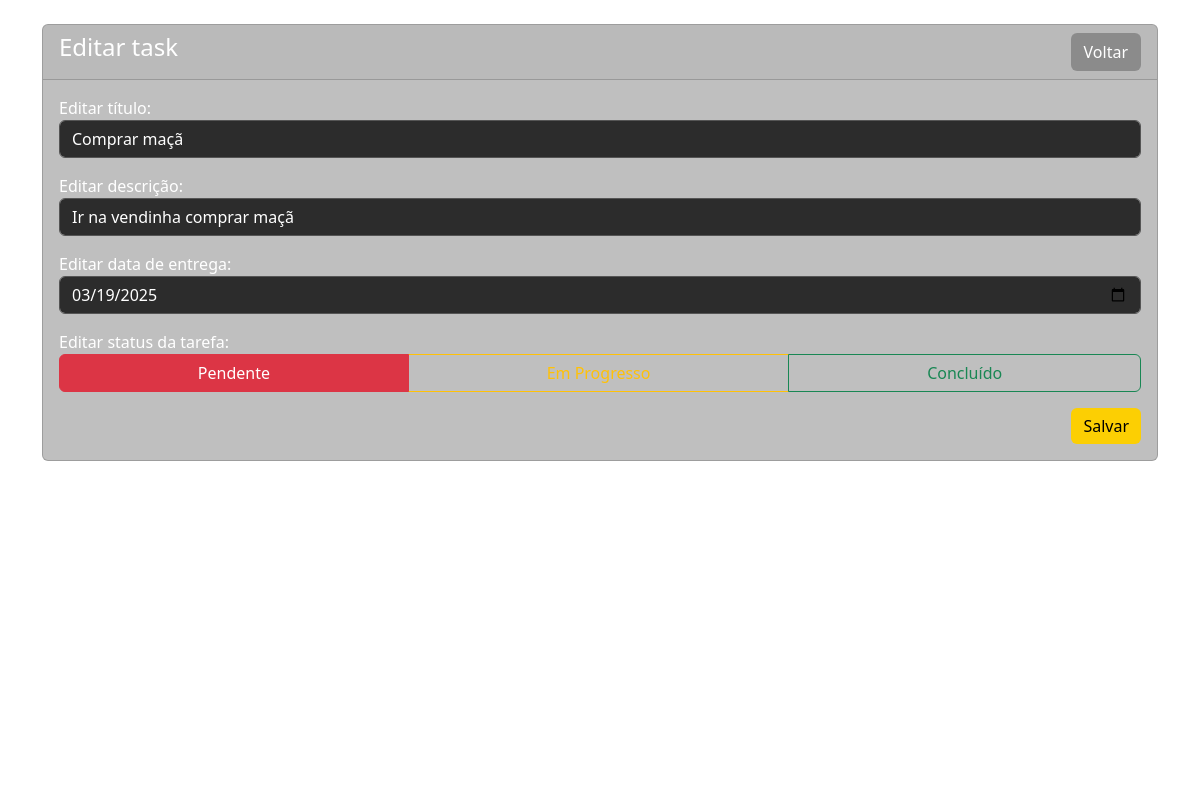
The page /edit-task.php?id=16 on the database its author committed.
### tables this page shows
CREATE TABLE `tasks` (
  `id` bigint(255) NOT NULL,
  `titulo` varchar(200) NOT NULL,
  `descricao` varchar(200) NOT NULL,
  `data` date NOT NULL,
  `status` int(255) DEFAULT 0
);

### edit-task.php (the view, shortened to what this page needs)
<?php
require_once('conexao.php');
$tasks = [];
if (!isset($_GET['id'])) {
    header('Location: index.php');
} else {
    $tasksId = mysqli_real_escape_string($conn, $_GET['id']);
    $sql = "SELECT * FROM tasks WHERE id = '{$tasksId}'";
    $query = mysqli_query($conn, $sql);
    if (mysqli_num_rows($query) > 0) {
        $tasks = mysqli_fetch_array($query);
    }
}
?>
<!DOCTYPE html>
<html lang="pt-BR">
<head>
    <link href="https://cdn.jsdelivr.net/npm/bootstrap@5.3.3/dist/css/bootstrap.min.css" rel="stylesheet">
    <link rel="stylesheet" href="https://cdn.jsdelivr.net/npm/bootstrap-icons@1.11.3/font/bootstrap-icons.min.css">
</head>
<body>
    <video autoplay muted loop
           style="position: absolute; top: 0; left: 0; width: 100%; height: 100%; object-fit: cover; z-index: -1;">
        <source src="./gif/samurai-gif.mp4" type="video/mp4">
    </video>
    <div class="container mt-4">
        <div class="row">
            <div class="col-md-12">
                <div class="card" style="background-color: #00000040; backdrop-filter: blur(10px);">
                    <div class="card-header">
                        <h4 style="color: #ffffff;">
                            Editar task</i>
                            <a href="index.php" class="btn float-end" style="background-color: #00000040; color: #fff; transition: background-color 0.3s;" onmouseover="this.style.backgroundColor='#00000080'" onmouseout="this.style.backgroundColor='#00000040'">Voltar</a>
                        </h4>
                    </div>
                    <div class="card-body">
                        <?php if ($tasks): ?>
                        <form action="acoes.php" method="POST">
                            <div class="mb-3">
                                <label for="txtTitulo" style="color: #ffffff;">Editar título:</label>
                                <input type="text" name="txtTitulo" id="txtTitulo" value="<?=$tasks['titulo']?>" class="form-control" style="background-color: #2c2c2c; color: #ffffff; border-color: #555555;">
                            </div>
                            <div class="mb-3">
                                <label for="txtDescricao" style="color: #ffffff;">Editar descrição:</label>
                                <input type="text" name="txtDescricao" id="txtDescricao" value="<?=$tasks['descricao']?>" class="form-control" style="background-color: #2c2c2c; color: #ffffff; border-color: #555555;">
                            </div>
                            <div class="mb-3">
                                <label for="txtData" style="color: #ffffff;">Editar data de entrega:</label>
                                <input type="date" name="txtData" id="txtData" value="<?=$tasks['data']?>" class="form-control" style="background-color: #2c2c2c; color: #ffffff; border-color: #555555;">
                            </div>
                            <div class="mb-3">
                                <label for="txtStatus" style="color: #ffffff;">Editar status da tarefa:</label>
                                <div class="btn-group d-flex" role="group" aria-label="Status da Tarefa">
                                    <label class="btn btn-outline-danger flex-fill" for="statusPend">Pendente</label>
                                    <label class="btn btn-outline-warning flex-fill" for="statusProg">Em Progresso</label>
                                    <label class="btn btn-outline-success flex-fill" for="statusConc">Concluído</label>
                                </div>
                            </div>
                            <div class="mb-3">
                                <button type="submit" name="edit-task" class="btn float-end" style="color: black; background-color: #fccf03; border: none;" onmouseover="this.style.backgroundColor='#ba9900'" onmouseout="this.style.backgroundColor='#fccf03'">Salvar</button>
                            </div>
                        </form>
                        <?php endif; ?>
                    </div>
                </div>
            </div>
        </div>
    </div>
</body>
</html>

### rows shown on the page
tasks: txtTitulo "Comprar maçã", txtDescricao "Ir na vendinha comprar maçã", txtData "03/19/2025"
